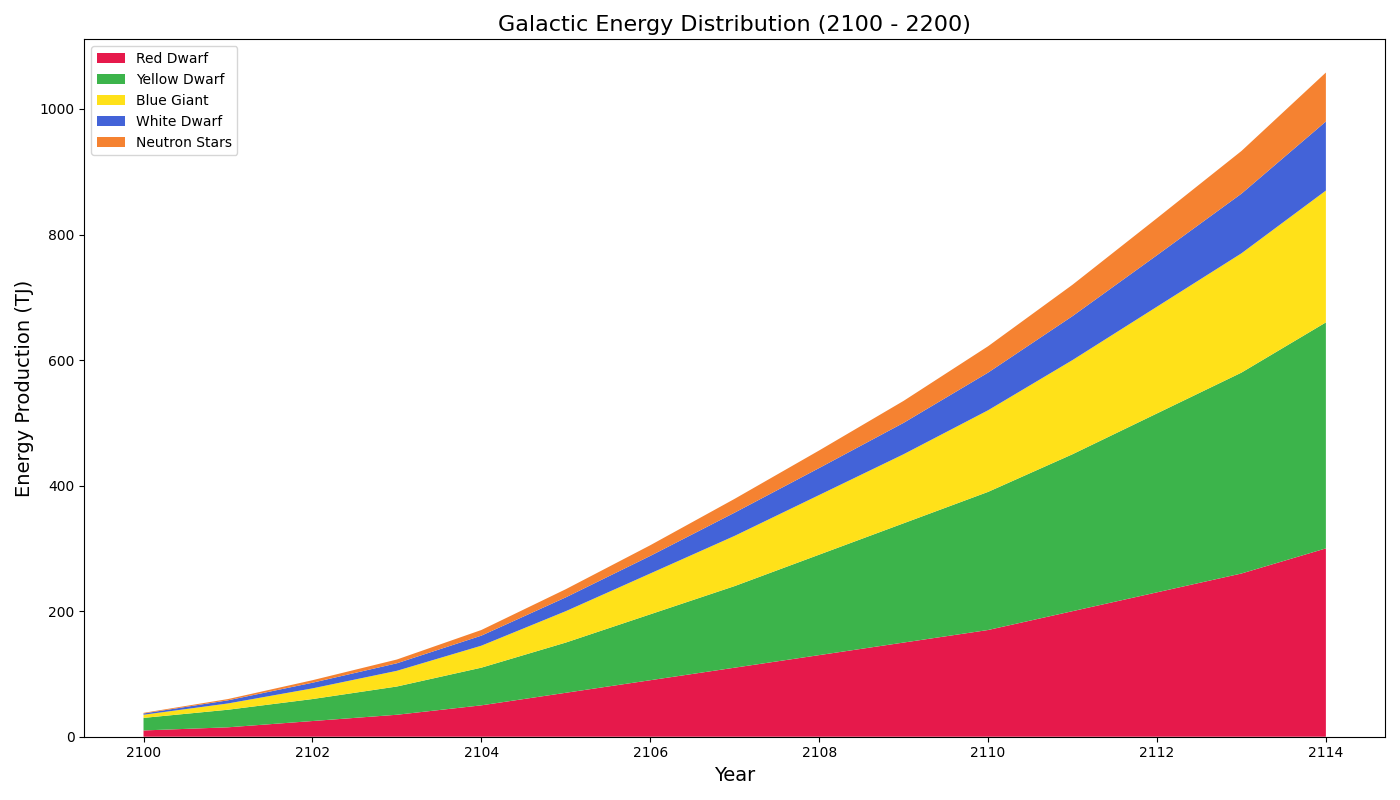

Python code for this plot:
import matplotlib.pyplot as plt
import numpy as np

# Define the years for the x-axis
years = np.arange(2100, 2115)

# Energy production data (in terajoules, TJ) for different star types (shortened for the example)
red_dwarf = np.array([10, 15, 25, 35, 50, 70, 90, 110, 130, 150, 170, 200, 230, 260, 300])
yellow_dwarf = np.array([20, 28, 35, 45, 60, 80, 105, 130, 160, 190, 220, 250, 285, 320, 360])
blue_giant = np.array([5, 10, 17, 25, 35, 50, 65, 80, 95, 110, 130, 150, 170, 190, 210])
white_dwarf = np.array([2, 5, 9, 12, 16, 22, 28, 37, 43, 50, 60, 70, 82, 95, 110])
neutron_stars = np.array([1, 2, 4, 6, 9, 13, 17, 22, 28, 35, 42, 50, 59, 68, 78])

# Create the stacked area chart
fig, ax = plt.subplots(figsize=(14, 8))

# Stack the areas for each star type with new distinct colors
ax.stackplot(years, red_dwarf, yellow_dwarf, blue_giant, white_dwarf, neutron_stars,
             labels=['Red Dwarf', 'Yellow Dwarf', 'Blue Giant', 'White Dwarf', 'Neutron Stars'],
             colors=['#e6194b', '#3cb44b', '#ffe119', '#4363d8', '#f58231'])

# Customize the chart
ax.set_title('Galactic Energy Distribution (2100 - 2200)', fontsize=16)
ax.set_xlabel('Year', fontsize=14)
ax.set_ylabel('Energy Production (TJ)', fontsize=14)
ax.legend(loc='upper left')

# Show the plot
plt.tight_layout()
plt.show()
